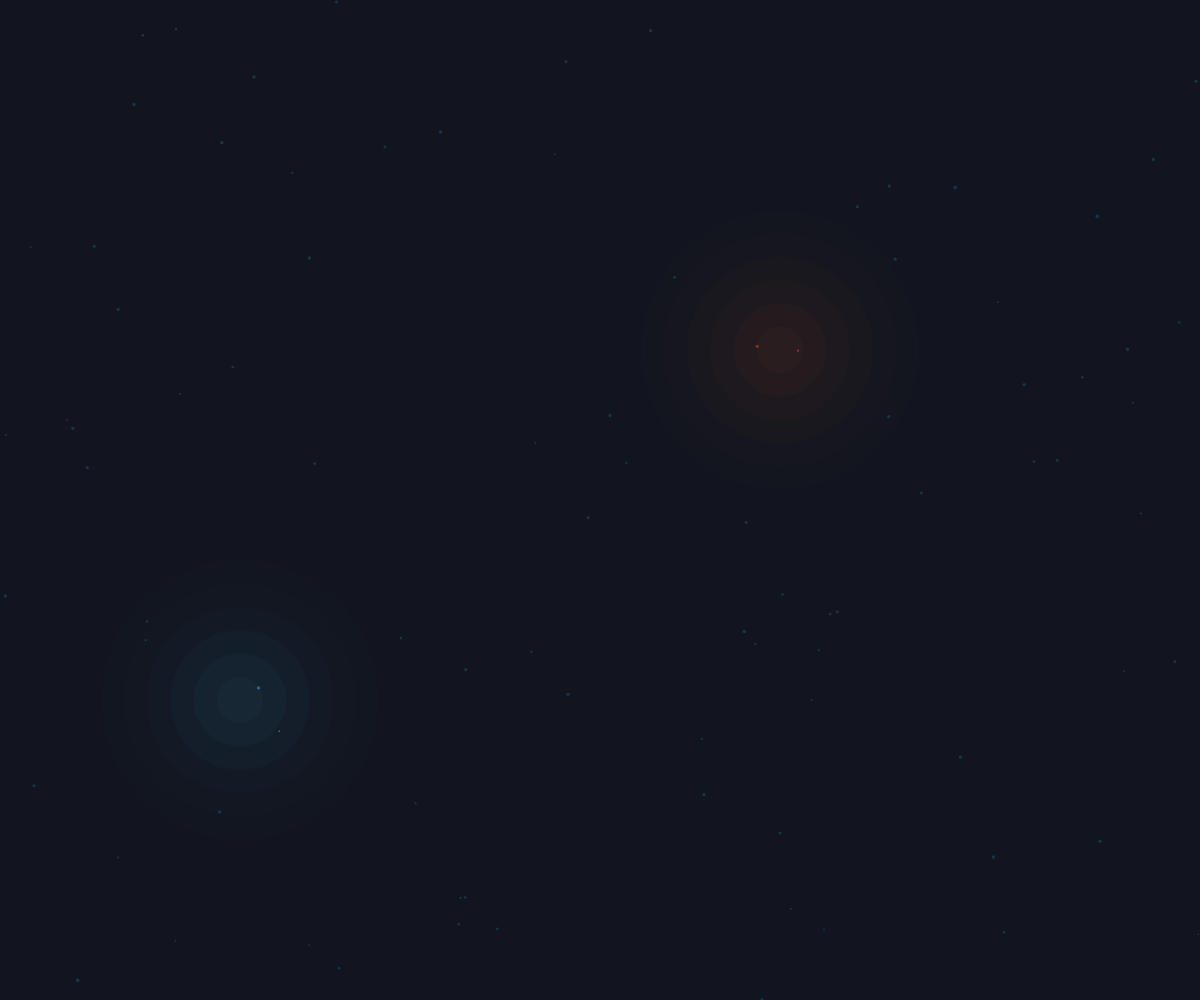
Frame 1 (no input)
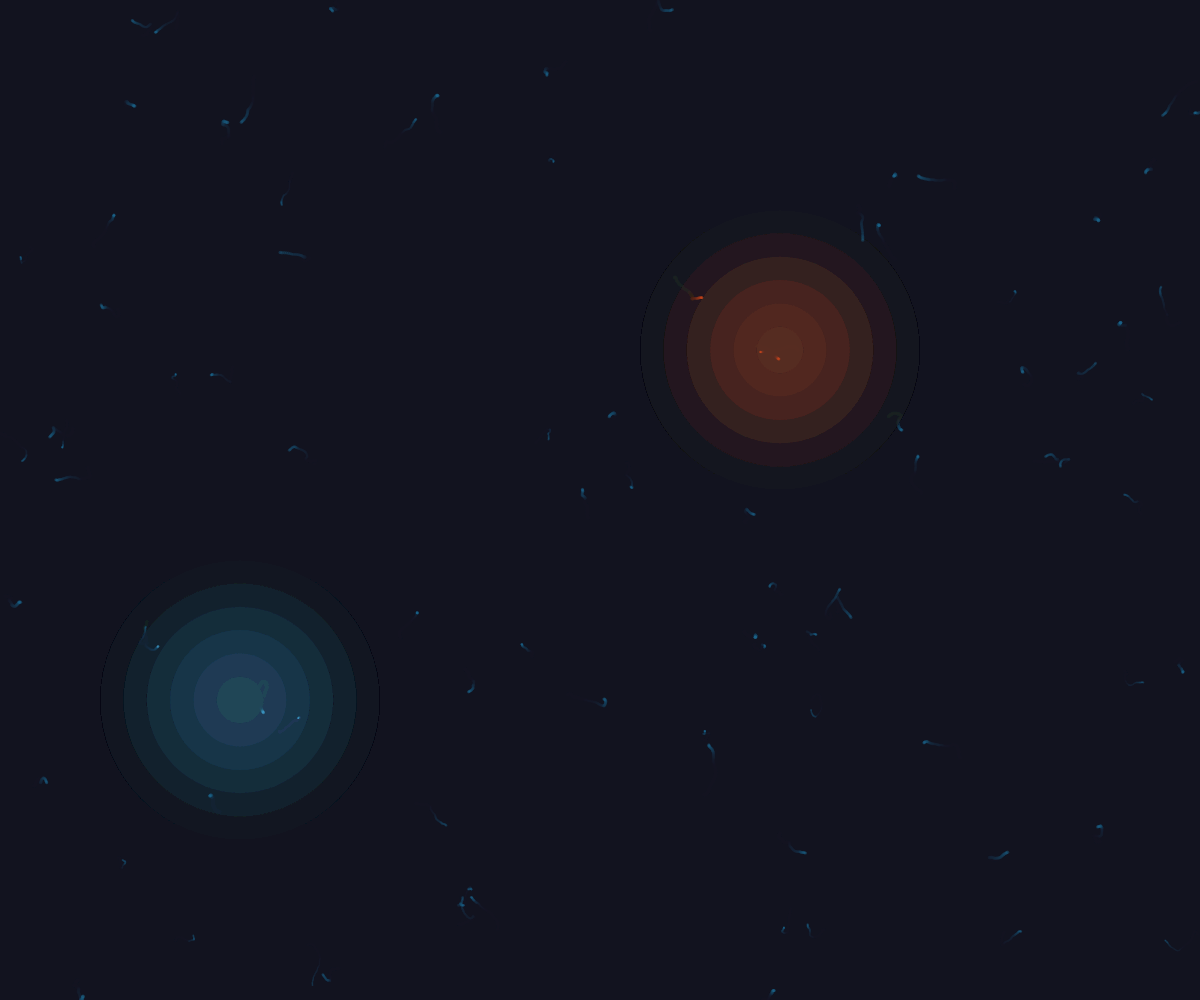
Frame 60 (no input)
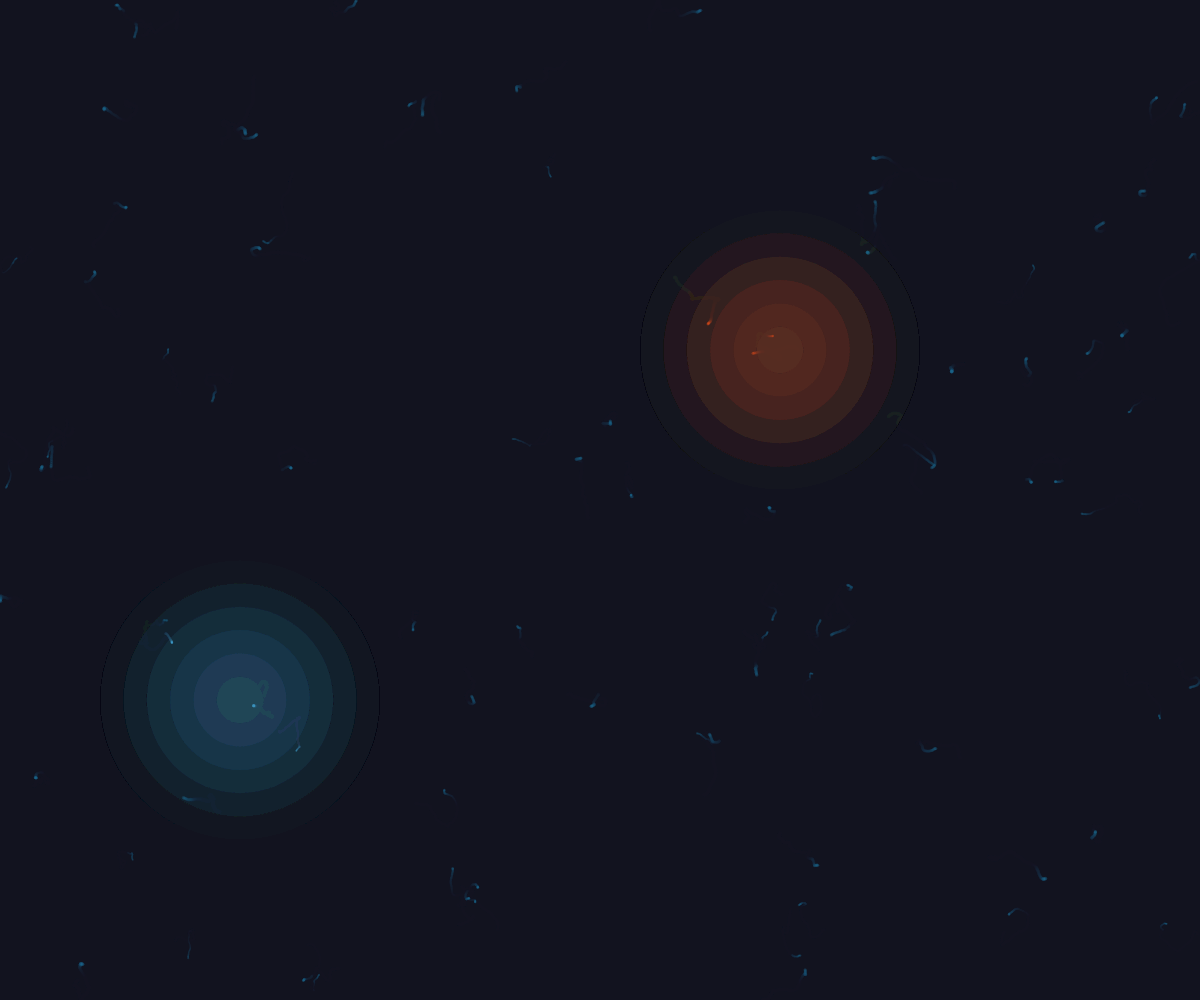
Frame 120 (the mouse pressed at the canvas centre since frame 60)

The p5.js sketch that drew these frames (run headless with seeded random() and noise() and a simulated clock; from frame 60 on, the mouse is pressed at the canvas centre):

// p5.js sketch
// ── sketch.js
// js/sketch.js: The main loop that runs everything.

let particles = [];


function setup() {
    createCanvas(windowWidth, windowHeight);

    /*
    Canvas view: consistent dark navy start; set HSB mode BEFORE using it
    */
    colorMode(HSB, 360, 100, 100, 255);
    background(220, 40, 12);
    frameRate(60);

    // We wait until the window is ready before calculating coordinates:
    setTimeout(() => {
        CARDIO_SIGNAL_SOURCE.x = width * 0.65;
        CARDIO_SIGNAL_SOURCE.y = height * 0.35;
        ENDO_SIGNAL_SOURCE.x = width * 0.2;
        ENDO_SIGNAL_SOURCE.y = height * 0.7;
    }, 10); // Delaying the calculation by a tiny amount increases stability

    const initialCount = min(90, max(30, floor(width / 12)));
    for (let i = 0; i < initialCount; i++) {
        particles.push(new Particle(random(width), random(height), 'ESC'));
    }
    console.log("--- TheStammzelle Simulation Engine Initialized ---");
}



/**
 * VISUAL MAPPING FUNCTION: Maps biological state to visible color/size (HSB).
 */

function getCellColor(cellType, stage) {
    let hue = 200;
    let saturation = 80;

    if (cellType === 'CardioPrecursor') {
        hue = 15;
        saturation = 90;
    } else if (cellType === 'Endothelial') {
        hue = 200;
        saturation = 70;
    }

    // Fixed: map() was being called with array args (invalid p5 signature),
    // so brightness was computed then silently dropped. Now it's a real
    // stage → brightness lookup, and it's actually returned/used.
    let brightness;
    switch (stage) {
        case 'Naive': brightness = 60; break;
        case 'Committed': brightness = 95; break;
        case 'Specialized': brightness = 100; break;
        default: brightness = 60;
    }

    return [hue, saturation, brightness];
}


function draw() {
    background(220, 40, 12, 20);

    renderAllSignalSources(); // draw niche glows BEFORE particles so cells render on top

    let newParticles = [];

    for (let particle of particles) {
        particle.update();
        particle.checkCollisions(particles);

        if (particle.isAlive()) {
            drawParticle(particle);
            newParticles.push(particle);
        }
    }

    if (random() < 0.03 && newParticles.length < 100) {
        newParticles.push(new Particle(random(width), random(height), 'ESC'));
    }

    particles = newParticles;
}

function drawParticle(particle) {
    let [hue, saturation, brightness] = getCellColor(particle.cellType, particle.stage);
    const alpha = constrain(140 * (particle.energy / CONSTANTS.MAX_ENERGY), 20, 140);

    stroke(hue, saturation, brightness, alpha);
    strokeWeight(max(1, particle.radius * 0.9));
    point(particle.position.x, particle.position.y);
}


// ── Constants.js
// js/Constants.js: Stores fixed values used by the simulation.

const CARDIO_SIGNAL_SOURCE = { x: 0.65, y: 0.35 };
const ENDO_SIGNAL_SOURCE = { x: 0.2, y: 0.7 };

const CELL_TYPES = {
    ESC: 'ESC',
    CARDIO: 'CardioPrecursor',
    ENDOTHELIAL: 'Endothelial'
};

const COLOR_MAP = {
    ESC: { hue: 200, saturation: 80 },
    CARDIO: { hue: 15, saturation: 90 },
    ENDOTHELIAL: { hue: 200, saturation: 70 }
};

const CONSTANTS = {
    MAX_ENERGY: 150,
    SIGNAL_DECAY_FACTOR: 0.001,
    COMMITMENT_THRESHOLD: 0.08,       // concentration a Naive ESC needs to feel to commit
    SPECIALIZATION_FRAMES: 240,       // ~4s at 60fps of being Committed
    SPECIALIZATION_NEIGHBOR_COUNT: 5  // same-type neighbors that fast-track specialization
};

// ── Forces.js
// js/Forces.js

// The mathematical engine: steering vectors for biological attraction, repulsion,
// and chemokinesis. Written as generic, reusable functions (not tied to `this`)
// so Particle.js — or any future module — can call them without re-deriving the
// vector math every time. Nothing here mutates state; every function returns a
// fresh p5.Vector force for the caller to add into its own totalForce.

// Local tuning defaults. Move any of these into Constants.js if you want them
// configurable from one place — they're kept here for now since Constants.js
// doesn't define DETECTION_RADIUS / DESIRED_SEPARATION yet.

const FORCE_DEFAULTS = {
    DETECTION_RADIUS: 60,       // how far a cell can "sense" a neighbor
    DESIRED_SEPARATION: 16,     // minimum comfortable gap between cell centers
    COHESION_STRENGTH: 0.0015,
    SEPARATION_STRENGTH: 0.05,
    ALIGNMENT_STRENGTH: 0.03,
    BOUNDARY_MARGIN: 50,
    BOUNDARY_STRENGTH: 0.06
};

const Forces = {

    /**
     * CHEMOTAXIS — pulls a particle toward a single signal source.
     * Field strength decays with the inverse square of distance (per the README
     * spec), so a cell barely feels a source until it's relatively close to it.
     *
     * @param {p5.Vector} position     the sensing cell's position
     * @param {{x:number,y:number}} source  a signal source (e.g. CARDIO_SIGNAL_SOURCE)
     * @param {number} strengthMultiplier   overall pull scale
     */
    chemotaxis(position, source, strengthMultiplier = 0.015) {
        const force = createVector(0, 0);
        if (!source) return force;

        const sourcePos = createVector(source.x, source.y);
        const dist = max(p5.Vector.dist(position, sourcePos), 1); // guard against /0
        const fieldStrength = 1 / (1 + CONSTANTS.SIGNAL_DECAY_FACTOR * dist * dist);

        force.set(sourcePos.x - position.x, sourcePos.y - position.y);
        force.normalize();
        force.mult(fieldStrength * strengthMultiplier);
        return force;
    },

    /**
     * COHESION — steer toward the average position of nearby same-type cells.
     * Stops a lineage from drifting apart once it starts forming tissue.
     */
    cohesion(particle, allParticles, radius = FORCE_DEFAULTS.DETECTION_RADIUS, strength = FORCE_DEFAULTS.COHESION_STRENGTH) {
        const force = createVector(0, 0);
        const sum = createVector(0, 0);
        let count = 0;

        for (const other of allParticles) {
            if (other === particle || other.cellType !== particle.cellType) continue;
            const d = p5.Vector.dist(particle.position, other.position);
            if (d > 0 && d < radius) {
                sum.add(other.position);
                count++;
            }
        }

        if (count > 0) {
            sum.div(count);
            force.set(sum.x - particle.position.x, sum.y - particle.position.y);
            force.normalize();
            force.mult(strength);
        }

        return force;
    },

    /**
     * SEPARATION — push away from ANY cell (regardless of type) crowding closer
     * than the desired packing density, so tissue keeps structure instead of
     * collapsing into a formless blob.
     */
    separation(particle, allParticles, desiredSeparation = FORCE_DEFAULTS.DESIRED_SEPARATION, strength = FORCE_DEFAULTS.SEPARATION_STRENGTH) {
        const force = createVector(0, 0);

        for (const other of allParticles) {
            if (other === particle) continue;
            const d = p5.Vector.dist(particle.position, other.position);
            const minGap = desiredSeparation + particle.radius + other.radius;

            if (d > 0 && d < minGap) {
                const push = createVector(particle.position.x - other.position.x, particle.position.y - other.position.y);
                push.normalize();
                push.mult(map(d, 0, minGap, strength, 0));
                force.add(push);
            }
        }

        return force;
    },

    /**
     * ALIGNMENT — steer to match the average heading of nearby same-type
     * neighbors. This is what lets sheets/tubes/spirals move as a coherent
     * structure instead of a swarm of independently-jittering cells.
     */
    alignment(particle, allParticles, radius = FORCE_DEFAULTS.DETECTION_RADIUS, strength = FORCE_DEFAULTS.ALIGNMENT_STRENGTH) {
        const force = createVector(0, 0);
        const avgVelocity = createVector(0, 0);
        let count = 0;

        for (const other of allParticles) {
            if (other === particle || other.cellType !== particle.cellType) continue;
            const d = p5.Vector.dist(particle.position, other.position);
            if (d > 0 && d < radius) {
                avgVelocity.add(other.velocity);
                count++;
            }
        }

        if (count > 0) {
            avgVelocity.div(count);
            force.set(avgVelocity.x - particle.velocity.x, avgVelocity.y - particle.velocity.y);
            force.limit(strength);
        }

        return force;
    },

    /**
     * BOUNDARY AVOIDANCE — a soft push away from canvas edges, meant to be
     * applied before the hard bounce-and-energy-penalty logic already in
     * Particle.js kicks in. Makes motion near walls read more like a living
     * membrane than a ping-pong ball.
     */
    boundaryAvoidance(position, margin = FORCE_DEFAULTS.BOUNDARY_MARGIN, strength = FORCE_DEFAULTS.BOUNDARY_STRENGTH) {
        const force = createVector(0, 0);

        if (position.x < margin) {
            force.x += map(position.x, 0, margin, strength, 0);
        } else if (position.x > width - margin) {
            force.x -= map(position.x, width - margin, width, 0, strength);
        }

        if (position.y < margin) {
            force.y += map(position.y, 0, margin, strength, 0);
        } else if (position.y > height - margin) {
            force.y -= map(position.y, height - margin, height, 0, strength);
        }

        return force;
    }
};
// ── Particle.js
// js/Particle.js: Defines what a single cell is, its properties, and its behavior over time.

// class Particle {
//     constructor(x, y, cellType) {
//         this.position = createVector(x, y);
//         this.velocity = createVector(0, 0);
//         this.radius = random(2, 4);
//         this.energy = 100;
//         this.cellType = cellType;
//         this.stage = 'Naive';
//     }

//     update() {
//         let totalForce = createVector(0, 0);
//         totalForce.add(this.getSignalPull());
//         totalForce.add(this.getAlignmentForce(particles));

//         const wander = p5.Vector.random2D().mult(random(0.1, 0.4));
//         totalForce.add(wander);

//         this.velocity.add(totalForce);
//         this.velocity.mult(0.94);
//         this.velocity.limit(3);
//         this.position.add(this.velocity);

//         if (this.position.x <= 0 || this.position.x >= width) {
//             this.velocity.x *= -0.8;
//             this.energy -= 0.6;
//         }
//         if (this.position.y <= 0 || this.position.y >= height) {
//             this.velocity.y *= -0.8;
//             this.energy -= 0.6;
//         }

//         this.position.x = constrain(this.position.x, 0, width);
//         this.position.y = constrain(this.position.y, 0, height);

//         this.energy -= 0.15;
//         this.radius = constrain(this.radius + random(-0.002, 0.003), 1.4, 4.5);
//         this.checkCommitment();
//     }

//     checkCollisions(otherParticles) {
//         for (let other of otherParticles) {
//             if (other === this) continue;

//             const dx = other.position.x - this.position.x;
//             const dy = other.position.y - this.position.y;
//             const distance = Math.sqrt(dx * dx + dy * dy);

//             if (this.cellType === other.cellType && distance < 60) {
//                 const attractionPull = createVector(dx, dy);
//                 attractionPull.normalize();
//                 attractionPull.mult(map(distance, 0, 60, 0.025, 0.001));
//                 this.velocity.add(attractionPull);
//             }

//             if (distance < this.radius + other.radius + 2) {
//                 const push = createVector(this.position.x - other.position.x, this.position.y - other.position.y);
//                 push.normalize();
//                 push.mult(map(distance, 0, this.radius + other.radius + 2, 0.03, 0.005));
//                 this.velocity.add(push);
//             }
//         }

//         this.velocity.limit(2.2);
//     }

//     isAlive() {
//         return this.energy > 0;
//     }
// }

// Particle.prototype.getSignalPull = function () {
//     let force = createVector(0, 0);

//     if (this.cellType === 'ESC' && this.stage === 'Naive' && CARDIO_SIGNAL_SOURCE) {
//         const signalSource = CARDIO_SIGNAL_SOURCE;
//         const distToCardio = p5.Vector.dist(this.position, createVector(signalSource.x, signalSource.y));
//         const signalStrength = exp(-CONSTANTS.SIGNAL_DECAY_FACTOR * distToCardio);

//         force.add(createVector(signalSource.x - this.position.x, signalSource.y - this.position.y));
//         force.normalize();
//         force.mult(signalStrength * 0.01);
//     }

//     return force;
// };

// Particle.prototype.getAlignmentForce = function (allParticles) {
//     let totalForce = createVector(0, 0);

//     if (this.cellType === 'CardioPrecursor') {
//         let neighborSum = createVector(0, 0);
//         let neighborCount = 0;

//         for (let other of allParticles) {
//             if (other !== this && other.cellType === 'CardioPrecursor') {
//                 neighborSum.add(other.position);
//                 neighborCount++;
//             }
//         }

//         if (neighborCount > 0) {
//             let centerOfMass = createVector(neighborSum.x / neighborCount, neighborSum.y / neighborCount);
//             let directionalPull = p5.Vector.sub(centerOfMass, this.position);
//             directionalPull.normalize();
//             directionalPull.mult(0.001);
//             totalForce.add(directionalPull);
//         }
//     }

//     return totalForce;
// };

// Particle.prototype.checkCommitment = function () {
//     if (this.cellType === 'ESC' && this.stage === 'Naive' && CARDIO_SIGNAL_SOURCE) {
//         const signalSource = CARDIO_SIGNAL_SOURCE;
//         const distToCardio = p5.Vector.dist(this.position, createVector(signalSource.x, signalSource.y));

//         if (distToCardio < 100 && this.energy > 30) {
//             this.cellType = 'CardioPrecursor';
//             this.stage = 'Committed';
//             this.energy += 30;
//         }
//     }

//     return this.isAlive();
// };



class Particle {
    constructor(x, y, cellType) {
        this.position = createVector(x, y);
        this.velocity = createVector(0, 0);
        this.radius = random(2, 4);
        this.energy = 100;
        this.cellType = cellType;
        this.stage = 'Naive';
        this.committedFrames = 0; // how long this cell has held 'Committed' — drives specialization timing
    }

    update() {
        let totalForce = createVector(0, 0);

        if (this.cellType === 'ESC' && this.stage === 'Naive') {
            // Naive cells sense BOTH niches and get pulled toward whichever
            // signal currently dominates at their position (not hardcoded to cardiac).
            const { source } = getStrongestSignalAt(this.position);
            if (source) {
                totalForce.add(Forces.chemotaxis(this.position, source));
            }
        } else if (this.stage === 'Committed' || this.stage === 'Specialized') {
            // Once committed, cells stop chasing signals and instead cohere
            // with same-type neighbors — this is what builds visible tissue structure.
            totalForce.add(Forces.cohesion(this, particles));
        }

        const wander = p5.Vector.random2D().mult(random(0.1, 0.4));
        totalForce.add(wander);

        this.velocity.add(totalForce);
        this.velocity.mult(0.94);
        this.velocity.limit(3);
        this.position.add(this.velocity);

        if (this.position.x <= 0 || this.position.x >= width) {
            this.velocity.x *= -0.8;
            this.energy -= 0.6;
        }
        if (this.position.y <= 0 || this.position.y >= height) {
            this.velocity.y *= -0.8;
            this.energy -= 0.6;
        }

        this.position.x = constrain(this.position.x, 0, width);
        this.position.y = constrain(this.position.y, 0, height);

        this.energy -= 0.15;
        this.radius = constrain(this.radius + random(-0.002, 0.003), 1.4, 4.5);

        if (this.stage === 'Committed') {
            this.committedFrames++;
        }

        this.checkCommitment();
    }

    checkCollisions(otherParticles) {
        for (let other of otherParticles) {
            if (other === this) continue;
            const dx = other.position.x - this.position.x;
            const dy = other.position.y - this.position.y;
            const distance = Math.sqrt(dx * dx + dy * dy);
            if (this.cellType === other.cellType && distance < 60) {
                const attractionPull = createVector(dx, dy);
                attractionPull.normalize();
                attractionPull.mult(map(distance, 0, 60, 0.025, 0.001));
                this.velocity.add(attractionPull);
            }
            if (distance < this.radius + other.radius + 2) {
                const push = createVector(this.position.x - other.position.x, this.position.y - other.position.y);
                push.normalize();
                push.mult(map(distance, 0, this.radius + other.radius + 2, 0.03, 0.005));
                this.velocity.add(push);
            }
        }
        this.velocity.limit(2.2);
    }

    isAlive() {
        return this.energy > 0;
    }
}

/**
 * Counts same-type neighbors within radius — a proxy for local tissue density.
 * Used by checkCommitment to decide when a Committed cell has "enough company"
 * to mature into Specialized, independent of how long it's been Committed.
 */
function countSameTypeNeighbors(particle, allParticles, radius) {
    let count = 0;
    for (const other of allParticles) {
        if (other === particle || other.cellType !== particle.cellType) continue;
        if (p5.Vector.dist(particle.position, other.position) < radius) count++;
    }
    return count;
}

Particle.prototype.checkCommitment = function () {
    if (this.cellType === 'ESC' && this.stage === 'Naive') {
        // Compare BOTH niches and commit to whichever is stronger here —
        // this is the missing Endothelial path.
        const { source, concentration } = getStrongestSignalAt(this.position);

        if (source && concentration > CONSTANTS.COMMITMENT_THRESHOLD && this.energy > 30) {
            if (source === CARDIO_SIGNAL_SOURCE) {
                this.cellType = 'CardioPrecursor';
            } else if (source === ENDO_SIGNAL_SOURCE) {
                this.cellType = 'Endothelial';
            }
            this.stage = 'Committed';
            this.committedFrames = 0;
            this.energy += 30;
        }
    } else if (this.stage === 'Committed') {
        // Specialize after sustained time OR enough local same-type density —
        // whichever condition fires first (mirrors time+density-dependent maturation).
        const neighborCount = countSameTypeNeighbors(this, particles, FORCE_DEFAULTS.DETECTION_RADIUS);
        const timeReady = this.committedFrames > CONSTANTS.SPECIALIZATION_FRAMES;
        const clusterReady = neighborCount >= CONSTANTS.SPECIALIZATION_NEIGHBOR_COUNT;

        if (timeReady || clusterReady) {
            this.stage = 'Specialized';
            this.radius = constrain(this.radius + 1.2, 1.4, 6); // visibly larger/more mature
            this.energy += 15;
        }
    }

    return this.isAlive();
};
// ── SignalSources.js

// js/SignalSources.js: Defines the two environmental signal gradients that attract and guide cells.
// NEXT STEP: Add adjustable strength and radius controls so each gradient can be tuned interactively.
/** 
 * 
 * 
 * IMPORTANT: Constants.js already declares CARDIO_SIGNAL_SOURCE and
 * ENDO_SIGNAL_SOURCE as the canonical {x, y} objects,and 
 * sketch.js repositions them once the canvas size is known (via setTimeout in setup()). 
 * This file does NOT redeclare those consts — doing so would throw a duplicate
 * declaration error, since plain <script> tags all share one global scope.
 * Instead it extends the *same* objects with field math + rendering, so there
 * is only ever one source of truth for each niche's position.
 
*/


Object.assign(CARDIO_SIGNAL_SOURCE, {
    label: 'Cardio Niche',
    hue: 15,       // matches CardioPrecursor hue in COLOR_MAP
    radius: 140,   // visual glow radius, in pixels
    strength: 1.0
});

Object.assign(ENDO_SIGNAL_SOURCE, {
    label: 'Endothelial Niche',
    hue: 200,      // matches Endothelial hue in COLOR_MAP
    radius: 140,
    strength: 0.85
});

// Central registry so other code can loop over "every niche" instead of
// hardcoding both names everywhere.
const SIGNAL_SOURCES = [CARDIO_SIGNAL_SOURCE, ENDO_SIGNAL_SOURCE];

/**
 * Scalar concentration of a source's morphogen at a given point in space.
 * Inverse-square decay: strong right at the source, fading fast with distance
 * (matches the "standard inverse-square law degradation" called out in the README).
 */
function getConcentrationAt(source, position) {
    const dist = p5.Vector.dist(position, createVector(source.x, source.y));
    const strength = source.strength !== undefined ? source.strength : 1.0;
    return strength / (1 + CONSTANTS.SIGNAL_DECAY_FACTOR * dist * dist);
}

/**
 * Unit vector pointing from a position toward a source — the direction a cell
 * should move to climb that source's gradient. Kept separate from
 * Forces.chemotaxis so this file owns "where signals come from" and Forces.js
 * owns "how hard to pull."
 */
function getGradientDirection(source, position) {
    const dir = createVector(source.x - position.x, source.y - position.y);
    if (dir.magSq() > 0) dir.normalize();
    return dir;
}

/**
 * Finds whichever registered source has the highest concentration at a point.
 * Useful for naive/uncommitted cells that haven't picked a lineage yet and are
 * effectively "choosing" which niche to respond to.
 */
function getStrongestSignalAt(position) {
    let best = null;
    let bestConcentration = -Infinity;

    for (const source of SIGNAL_SOURCES) {
        const c = getConcentrationAt(source, position);
        if (c > bestConcentration) {
            bestConcentration = c;
            best = source;
        }
    }

    return { source: best, concentration: bestConcentration };
}

/**
 * Draws a soft radial glow so each niche is visible on canvas instead of being
 * an invisible attractor. Call once per source inside draw(), before the
 * particle loop, so cells render on top of the glow rather than under it.
 *
 *   // in sketch.js draw(), before the particle loop:
 *   renderAllSignalSources();
 */
function renderSignalSource(source) {
    push();
    noStroke();
    const steps = 6;
    for (let i = steps; i > 0; i--) {
        const r = (source.radius / steps) * i;
        const alpha = map(i, steps, 0, 4, 30);
        fill(source.hue, 60, 40, alpha);
        ellipse(source.x, source.y, r * 2, r * 2);
    }
    pop();
}

function renderAllSignalSources() {
    for (const source of SIGNAL_SOURCES) {
        renderSignalSource(source);
    }
}
